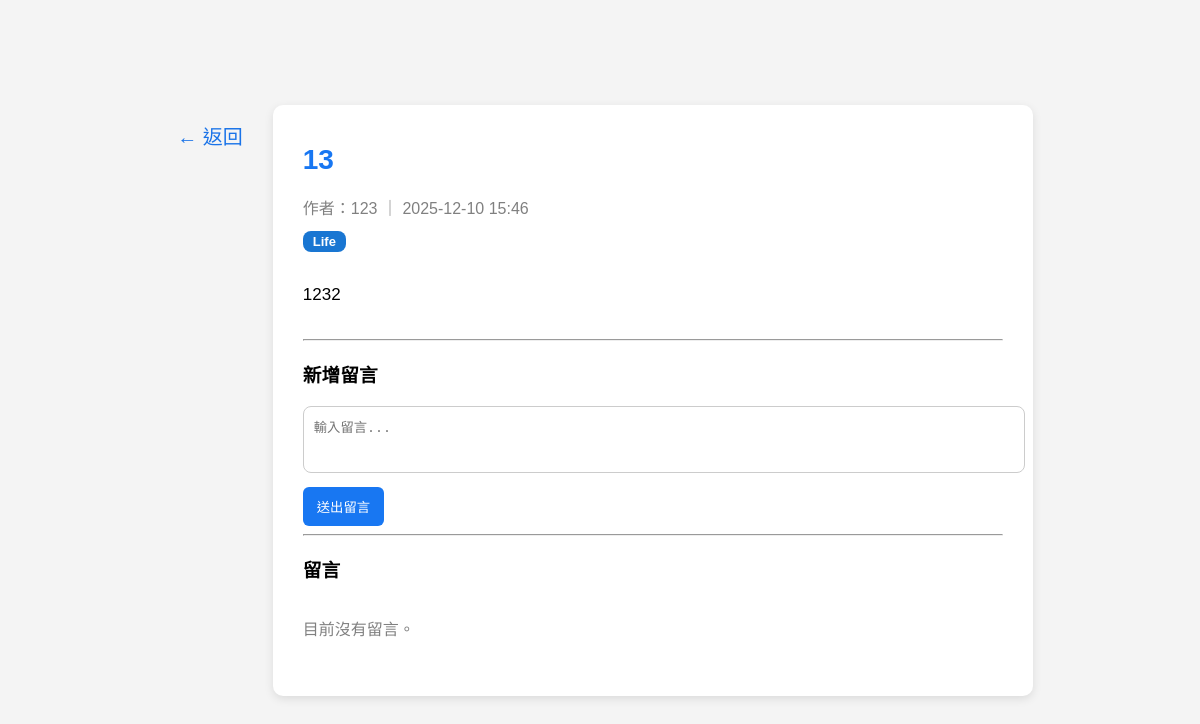
The app's page /posts/51, older data.
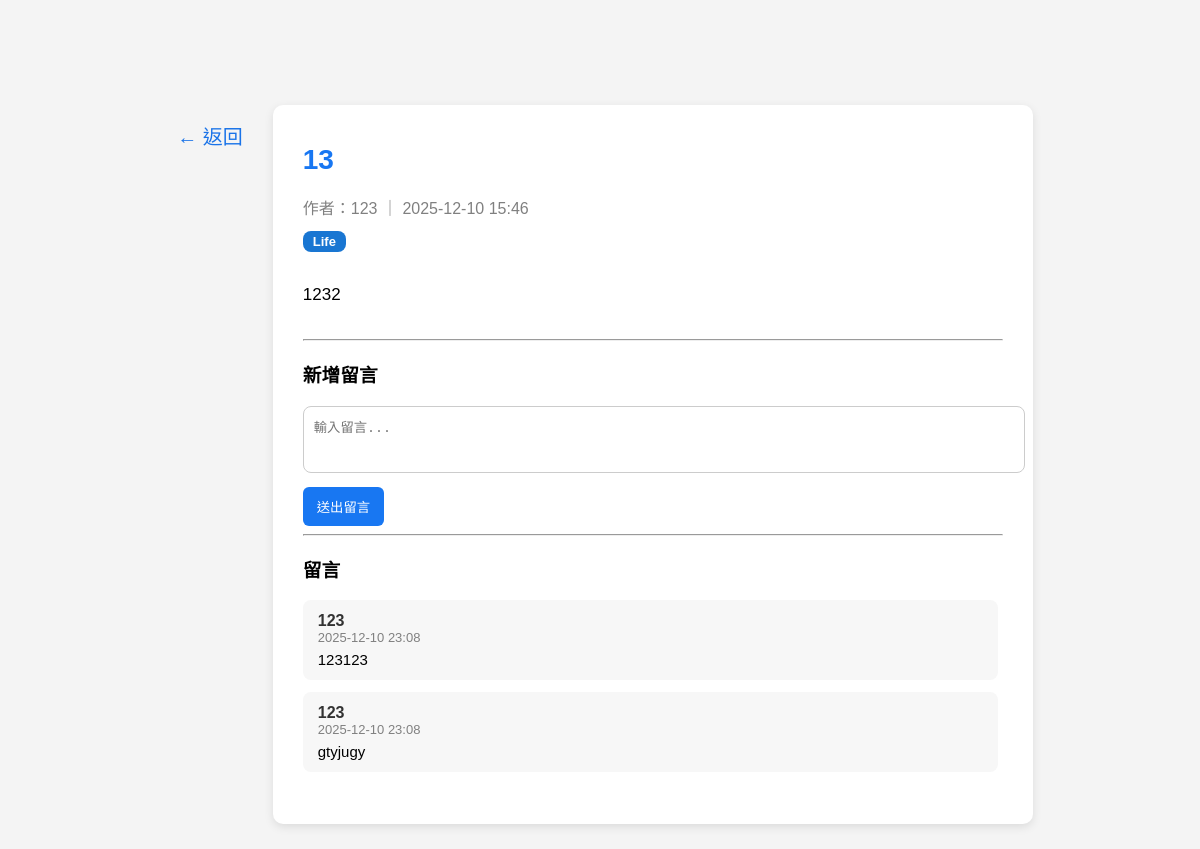
The same page, newer data.
### models/post.py (models this page shows)
class Post(db.Model):
    id = db.Column(db.Integer, primary_key=True)
    title = db.Column(db.String(120), nullable=False)
    content = db.Column(db.Text, nullable=False)
    tag = db.Column(db.String(50), nullable=True)
    created_at = db.Column(db.DateTime, default=datetime.utcnow)
    user_id = db.Column(db.Integer, db.ForeignKey("user.id"), nullable=False)
    user = db.relationship("User", backref="posts")
    comments = db.relationship("Comment", backref="post", cascade="all, delete")

### models/user.py (models this page shows, shortened)
class User(db.Model, UserMixin):
    id = db.Column(db.Integer, primary_key=True)
    username = db.Column(db.String(50), unique=True, nullable=False)
    password = db.Column(db.String(255), nullable=False)

### models/comment.py (models this page shows)
class Comment(db.Model):
    id = db.Column(db.Integer, primary_key=True)
    content = db.Column(db.Text, nullable=False)
    author = db.Column(db.String(50), nullable=False)
    created_at = db.Column(db.DateTime, default=datetime.utcnow)
    post_id = db.Column(db.Integer, db.ForeignKey("post.id"), nullable=False)

### routes/posts.py (the view, shortened to what this page needs)
@posts_bp.route("/posts/<int:post_id>", methods=["GET", "POST"])
def view_post(post_id):
    post = Post.query.get_or_404(post_id)
    return render_template("post_view.html", post=post)

### templates/post_view.html (shortened to what this page needs)
<!DOCTYPE html>
<html lang="zh-Hant">
<head>
    <link rel="stylesheet" href="/static/style.css">
</head>
<body>
<div class="post-wrapper">
    <a href="/home" class="back-side-btn">← 返回</a>
    <div class="post-card">
        <h1 class="post-title">{{ post.title }}</h1>
        <p class="post-meta">
            作者：{{ post.user.username }} ｜ {{ post.created_at.strftime("%Y-%m-%d %H:%M") }}
        </p>
        {% if post.tag %}
        <span class="tag-badge tag-{{ post.tag }}">{{ post.tag }}</span>
        {% endif %}
        <p class="post-content">
            {{ post.content | safe }}
        </p>
    <hr>
    <h3>新增留言</h3>
    <form method="POST">
        <textarea name="content" rows="3" placeholder="輸入留言..." required></textarea>
        <button type="submit">送出留言</button>
    </form>
    <hr>
    <h3>留言</h3>
    <div class="comment-container">
        {% if post.comments %}
            {% for c in post.comments %}
                <div class="comment-box">
                    <div class="comment-author">{{ c.author }}</div>
                    <div class="comment-time">{{ c.created_at.strftime("%Y-%m-%d %H:%M") }}</div>
                    <div class="comment-content">{{ c.content }}</div>
                </div>
            {% endfor %}
        {% else %}
            <p style="color:gray;">目前沒有留言。</p>
        {% endif %}
    </div>
</div>
</body>
</html>

### static/style.css (style rules this page uses)
body { margin: 0; font-family: "Microsoft JhengHei", sans-serif; background: #f4f4f4; padding-top: 65px; }
.post-card { width: 100%; background: white; padding: 20px 30px; border-radius: 10px; box-shadow: 0 3px 10px rgba(0,0,0,0.1); margin-bottom: 25px; }
.tag-badge { display: inline-block; padding: 4px 10px; border-radius: 10px; font-size: 13px; font-weight: bold; margin-bottom: 10px; margin-right: 6px; color: white !important; }
.tag-Life { background: #1976d2 !important; }
.comment-container { max-height: 300px; overflow-y: auto; padding-right: 5px; margin-bottom: 20px; }
.comment-box { background: #f7f7f7; padding: 12px 15px; border-radius: 8px; margin-bottom: 12px; }
.comment-author { font-weight: bold; color: #333; }
.comment-time { color: gray; font-size: 13px; }
.comment-content { margin-top: 6px; font-size: 15px; }

### templates/post_view.html (style rules this page uses)
.post-wrapper { display: flex; justify-content: center; gap: 20px; margin-top: 40px; }
.back-side-btn { font-size: 20px; color: #1a73e8; text-decoration: none; padding: 6px 10px; border-radius: 6px; height: fit-content; margin-top: 10px; transition: background 0.2s; }
.post-card { width: 700px; background: white; padding: 20px 30px; border-radius: 10px; box-shadow: 0 3px 10px rgba(0,0,0,0.1); }
.post-title { font-size: 28px; color: #1877f2; }
.post-meta { color: gray; margin-bottom: 12px; }
.tag-badge { display: inline-block; background: #e3f2fd; color: #1565c0; padding: 3px 10px; border-radius: 8px; font-size: 13px; margin-bottom: 12px; }
.post-content { font-size: 17px; line-height: 1.7; margin-bottom: 30px; }
.comment-box { background: #f7f7f7; padding: 12px 15px; border-radius: 8px; margin-bottom: 12px; }
.comment-author { font-weight: bold; color: #333; }
.comment-time { color: gray; font-size: 13px; }
.comment-content { margin-top: 6px; font-size: 15px; }
textarea { width: 100%; padding: 10px; border-radius: 8px; border: 1px solid #ccc; resize: none; }
button { margin-top: 10px; padding: 10px 14px; background: #1877f2; color: white; border: none; border-radius: 6px; cursor: pointer; }

Row changes from the older to the newer data that the page shows:
added Comment: author "123", created_at "2025-12-10 23:08", content "123123"
added Comment: author "123", created_at "2025-12-10 23:08", content "gtyjugy"
Text that changed along with them:
text no longer shown: "目前沒有留言。"
